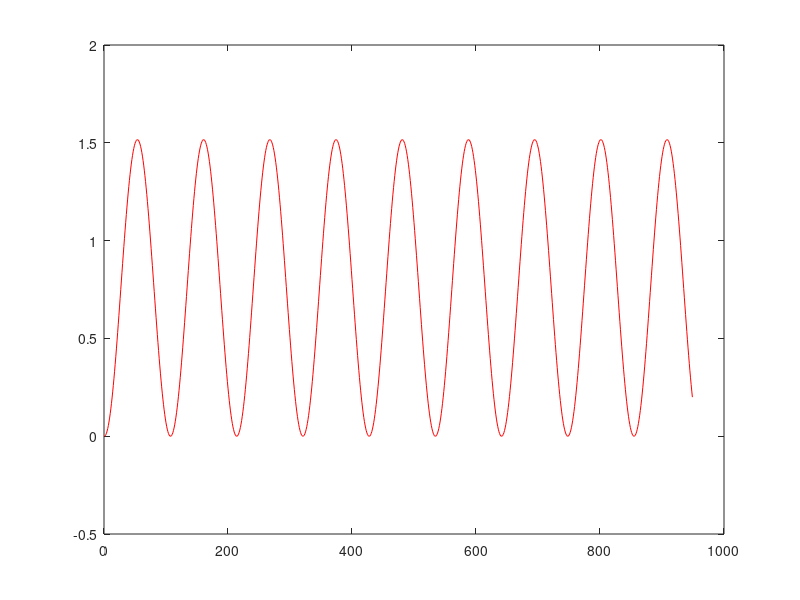

Write MATLAB code to recreate this figure.
% Clean up
clear all
close all
clc

% Datenaufbereitung
Data        = load('fieldgoal.txt');
ExtendeData = [Data(:,1), ones(size(Data,1), 1)];
Distance    = Data(:,1);
Goal        = Data(:,2);
%Goal0       = Data((Data(:,2)==0),:);
%Goal1       = Data((Data(:,2)==1),:);
x01         = linspace(0,1);
x0100       = linspace(0,100);
N           = length(Data);

%%% Aufgabe 1 - Logistische Regression %%%

alpha = 10^(-7); % Lernkonstante
beta  = [0,0];   % initiales beta?
beta = zeros(1,N+1); % da beta die Dimension R^(N+1)
Gradient = 0;

for i = 1:N
    
    % p(x_i,beta) = beta_0 + beta_1 * x_i
    p = beta(i) + beta(i+1)*Distance(i);
    
    % likelihood(beta) = \sum_1^N x_i * ( y_i - p(x_i,beta) )
    for j = 1:N
        Gradient = Gradient + Distance(j) * ( Goal(j) - p );
    end
    
    % beta_i+1 = beta_i + alpha * likelihood(beta_i)   % likelihood = Gradient
    beta(i+1) = beta(i) + alpha*Gradient;
end

% output
beta
plot(beta, 'r')

% das stimmt noch nicht, aber morgen mehr...


% plotten Sie p(x,beta) fuer Entfernungen zwischen 0 und 100